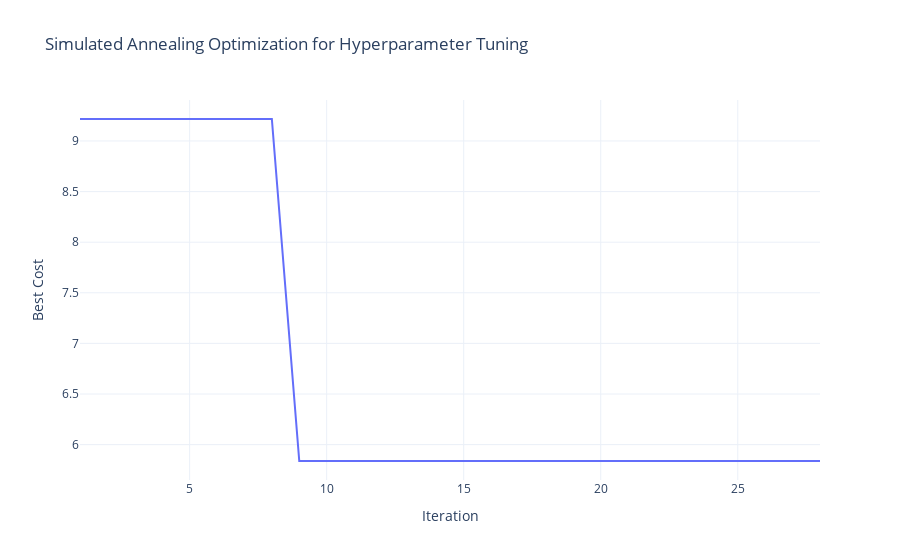

Write notebook code for a chart like this one.
### Code cell
param_bounds = {
    "rnn_type": ["RNN", "GRU", "LSTM"],
    "hidden_size": (32, 128),
    "num_layers": (5, 30),
    "bidirectional": [True, False]
}

initial_params = ["RNN", 32, 5, True]
initial_temp = 10

def objective(params):
    rnn_type, hidden_size, num_layers, bidirectional = params
    rnn_config = SingleStepRNNConfig(
        rnn_type=rnn_type,
        input_size=len(columns_to_select),
        hidden_size=hidden_size,
        num_layers=num_layers,
        bidirectional=bidirectional,
        learning_rate=1e-3
    )
    model = SingleStepRNNModel(rnn_config)
    model.float()

    trainer = pl.Trainer(
        min_epochs=5,
        max_epochs=100,
        accelerator="gpu",
        devices=1,
        callbacks=[EarlyStopping(monitor="valid_loss", patience=10)],
    )
    trainer.fit(model, datamodule)
    
    shutil.rmtree("lightning_logs")

    predictions = trainer.predict(model, datamodule.test_dataloader())
    predictions = torch.cat(predictions).squeeze().detach().numpy()
    predictions = predictions * datamodule.train.std + datamodule.train.mean

    actuals = test["covidOccupiedMVBeds"].values

    assert actuals.shape == predictions.shape, "Mismatch in shapes between actuals and predictions"

    return np.mean(np.abs(actuals - predictions))

def neighbor(params):
    if len(params) == 4:
        rnn_type, hidden_size, num_layers, bidirectional = params
        hidden_size = np.random.randint(*param_bounds["hidden_size"])
        num_layers = np.random.randint(*param_bounds["num_layers"])
        rnn_type = np.random.choice(param_bounds["rnn_type"])
        bidirectional = bool(np.random.choice(param_bounds["bidirectional"]))
        return [rnn_type, hidden_size, num_layers, bidirectional]
    elif len(params) == 6:
        encoder_type, decoder_type, hidden_size, num_layers, bidirectional, decoder_use_all_hidden = params
        hidden_size = np.random.randint(*param_bounds["hidden_size"])
        num_layers = np.random.randint(*param_bounds["num_layers"])
        encoder_type = np.random.choice(param_bounds["encoder_type"])
        decoder_type = np.random.choice(param_bounds["decoder_type"])
        bidirectional = bool(np.random.choice(param_bounds["bidirectional"]))
        decoder_use_all_hidden = bool(np.random.choice(param_bounds["decoder_use_all_hidden"]))
        return [encoder_type, decoder_type, hidden_size, num_layers, bidirectional, decoder_use_all_hidden]

def simulated_annealing(objective, initial_params, initial_temp, neighbor, n_iter, cooling_rate=0.20, verbose=True):
    current_params = initial_params
    current_cost = objective(current_params)
    best_params = current_params
    best_cost = current_cost
    temp = initial_temp
    cost_history = []

    for i in range(n_iter):
        candidate_params = neighbor(current_params)
        candidate_cost = objective(candidate_params)

        acceptance_probability = np.exp(-abs(candidate_cost - current_cost) / temp)

        if candidate_cost < current_cost or np.random.uniform() < acceptance_probability:
            current_params = candidate_params
            current_cost = candidate_cost

            if current_cost < best_cost:
                best_params = current_params
                best_cost = current_cost

        temp *= cooling_rate
        cost_history.append(best_cost)

        logging.info(f"Iteration: {i+1}, Best Cost: {best_cost:.4f}, Current Cost: {current_cost:.4f}, Temperature: {temp:.4f}")
        
        # Break early if the minimum cost has been constant for over 10 iterations
        if i > 20 and np.all(np.isclose(cost_history[-20:], cost_history[-1])):
            break

    return best_cost, best_params, cost_history

n_iter = 100
cooling_rate = 0.95

best_cost, best_params, cost_history = simulated_annealing(
    objective, initial_params, initial_temp, neighbor, n_iter, cooling_rate
)

logging.info(f"Best Parameters: {best_params}, Best Cost: {best_cost}")

fig = go.Figure()
fig.add_trace(go.Scatter(x=np.arange(1, len(cost_history) + 1), y=cost_history, mode="lines"))
fig.update_layout(
    title="Simulated Annealing Optimization for Hyperparameter Tuning",
    xaxis_title="Iteration",
    yaxis_title="Best Cost",
    template="plotly_white",
)

fig.show()

### Figure 1 — Plotly figure (JSON) as saved in the notebook; plotly's stock layout.template omitted (floating-point values rounded to 4 significant figures)
{"data": [{"mode": "lines", "type": "scatter", "x": [1, 2, 3, 4, 5, 6, 7, 8, 9, 10, 11, 12, 13, 14, 15, 16, 17, 18, 19, 20, 21, 22, 23, 24, 25, 26, 27, 28], "y": [9.217, 9.217, 9.217, 9.217, 9.217, 9.217, 9.217, 9.217, 5.838, 5.838, 5.838, 5.838, 5.838, 5.838, 5.838, 5.838, 5.838, 5.838, 5.838, 5.838, 5.838, 5.838, 5.838, 5.838, 5.838, 5.838, 5.838, 5.838]}], "layout": {"title": {"text": "Simulated Annealing Optimization for Hyperparameter Tuning"}, "xaxis": {"title": {"text": "Iteration"}}, "yaxis": {"title": {"text": "Best Cost"}}}}
